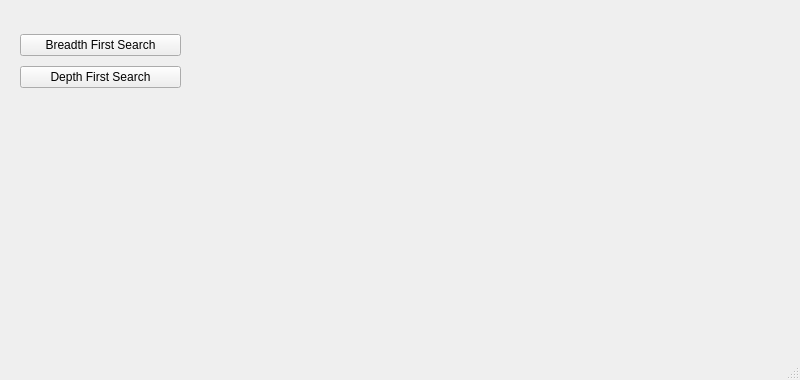
<?xml version="1.0" encoding="UTF-8"?>
<ui version="4.0">
 <class>MainWindow</class>
 <widget class="QMainWindow" name="MainWindow">
  <property name="geometry">
   <rect>
    <x>0</x>
    <y>0</y>
    <width>800</width>
    <height>380</height>
   </rect>
  </property>
  <property name="windowTitle">
   <string>MainWindow</string>
  </property>
  <widget class="QWidget" name="centralwidget">
   <widget class="QWidget" name="layoutWidget">
    <property name="geometry">
     <rect>
      <x>20</x>
      <y>30</y>
      <width>161</width>
      <height>64</height>
     </rect>
    </property>
    <layout class="QVBoxLayout" name="verticalLayout">
     <item>
      <widget class="QPushButton" name="breadthfs_button">
       <property name="text">
        <string>Breadth First Search</string>
       </property>
      </widget>
     </item>
     <item>
      <widget class="QPushButton" name="depthfs_button">
       <property name="text">
        <string>Depth First Search</string>
       </property>
      </widget>
     </item>
    </layout>
   </widget>
  </widget>
  <widget class="QMenuBar" name="menubar">
   <property name="geometry">
    <rect>
     <x>0</x>
     <y>0</y>
     <width>800</width>
     <height>25</height>
    </rect>
   </property>
  </widget>
  <widget class="QStatusBar" name="statusbar"/>
 </widget>
 <resources/>
 <connections/>
</ui>
